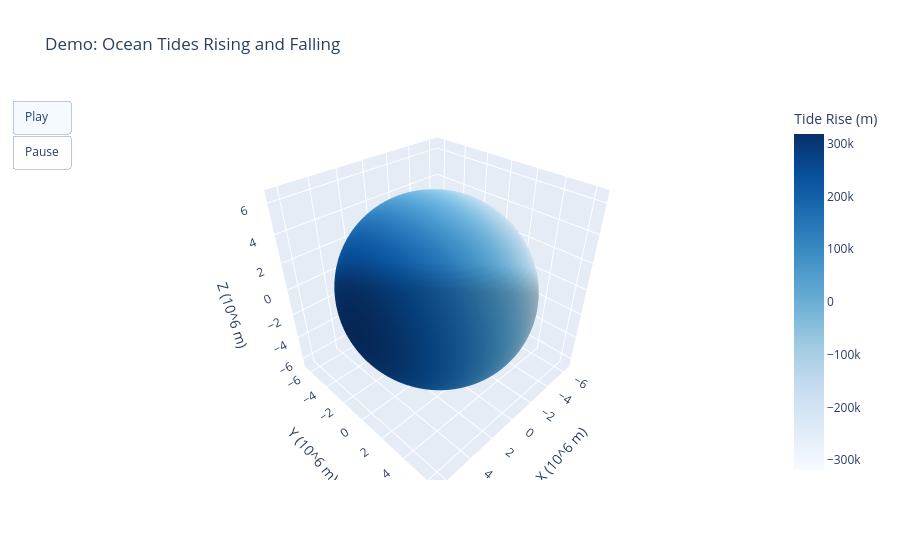

Notebook source saved alongside this figure:
### Code cell
# Constants
R_earth = 6.371e6        # Earth radius (m)
T_moon = 27.3            # Lunar period (days)
n_frames = 29            # 0 to 28
frame_gap = 4            # gap between frames

# Time frames for animation
frames_idx = np.arange(0, n_frames, frame_gap)
theta = 2 * np.pi * frames_idx / T_moon  # Moon orbital phase

# Earth's surface grid
lat = np.linspace(-np.pi/2, np.pi/2, 50)
lon = np.linspace(0, 2*np.pi, 100)
lon_grid, lat_grid = np.meshgrid(lon, lat)

# Cartesian coordinates
x = R_earth * np.cos(lat_grid) * np.cos(lon_grid)
y = R_earth * np.cos(lat_grid) * np.sin(lon_grid)
z = R_earth * np.sin(lat_grid)

# Function to simulate tidal rise (sinusoidal, exaggerated for visibility)
def tide_height(theta_phase, lat_grid, lon_grid):
    # Tides strongest under Moon (theta_phase) and opposite side
    # Using cosine for longitudinal variation
    return 0.05 * R_earth * np.cos(lon_grid - theta_phase) * np.cos(lat_grid)

# Compute min/max tidal height for color scaling
tide_min = -0.05 * R_earth
tide_max = 0.05 * R_earth

# Generate frames
frames = []
for th in theta:
    z_tide = z + tide_height(th, lat_grid, lon_grid)
    frame = go.Frame(
        data=[go.Surface(
            x=x/1e6, y=y/1e6, z=z_tide/1e6,
            surfacecolor=tide_height(th, lat_grid, lon_grid),  # use normalized tide
            colorscale='Blues',
            cmin=tide_min, cmax=tide_max,
            colorbar=dict(title="Tide Rise (m)")
        )],
        name=f"t{int(th*180/np.pi)}"
    )
    frames.append(frame)

# Initial surface
z0_tide = z + tide_height(theta[0], lat_grid, lon_grid)

# Create figure
fig = go.Figure(
    data=[go.Surface(
        x=x/1e6, y=y/1e6, z=z0_tide/1e6,
        surfacecolor=tide_height(theta[0], lat_grid, lon_grid),
        colorscale='Blues',
        cmin=tide_min, cmax=tide_max,
        colorbar=dict(title="Tide Rise (m)")
    )],
    layout=go.Layout(
        title="Demo: Ocean Tides Rising and Falling",
        scene=dict(
            xaxis_title="X (10^6 m)",
            yaxis_title="Y (10^6 m)",
            zaxis_title="Z (10^6 m)",
            aspectmode='data'
        ),
        updatemenus=[dict(
            type="buttons",
            buttons=[
                dict(label="Play",
                     method="animate",
                     args=[None, {"frame": {"duration": 400, "redraw": True}, "fromcurrent": True}]),
                dict(label="Pause",
                     method="animate",
                     args=[[None], {"frame": {"duration": 0, "redraw": False}, "mode": "immediate"}])
            ]
        )]
    ),
    frames=frames
)

fig.show()

# Output is not visible in github webpage, refer to Folder/Output-Plotly

### Figure 1 — Plotly figure (JSON) as saved in the notebook; plotly's stock layout.template omitted (floating-point values rounded to 4 significant figures; data arrays with more than 128 entries replaced by an {"elided": "..."} marker saying what was removed)
{"data": [{"cmax": 318550, "cmin": -318550, "colorbar": {"title": {"text": "Tide Rise (m)"}}, "colorscale": [[0, "rgb(247,251,255)"], [0.125, "rgb(222,235,247)"], [0.25, "rgb(198,219,239)"], [0.375, "rgb(158,202,225)"], [0.5, "rgb(107,174,214)"], [0.625, "rgb(66,146,198)"], [0.75, "rgb(33,113,181)"], [0.875, "rgb(8,81,156)"], [1, "rgb(8,48,107)"]], "surfacecolor": {"elided": "50x100 float values"}, "type": "surface", "x": {"elided": "50x100 float values"}, "y": {"elided": "50x100 float values"}, "z": {"elided": "50x100 float values"}}], "layout": {"scene": {"aspectmode": "data", "xaxis": {"title": {"text": "X (10^6 m)"}}, "yaxis": {"title": {"text": "Y (10^6 m)"}}, "zaxis": {"title": {"text": "Z (10^6 m)"}}}, "title": {"text": "Demo: Ocean Tides Rising and Falling"}, "updatemenus": [{"buttons": [{"args": [null, {"frame": {"duration": 400, "redraw": true}, "fromcurrent": true}], "label": "Play", "method": "animate"}, {"args": [[null], {"frame": {"duration": 0, "redraw": false}, "mode": "immediate"}], "label": "Pause", "method": "animate"}], "type": "buttons"}]}}
